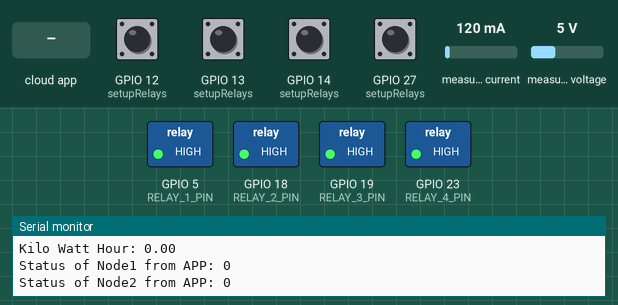
A sketch run on a simulated ESP32. Shown: switched loads named in the sketch (green lamp = pin HIGH), the last lines printed to the serial monitor. The inputs (shaded band) are chosen by the test bench; at power-on: GPIO 12 (setupRelays), GPIO 13 (setupRelays), GPIO 14 (setupRelays), GPIO 27 (setupRelays) HIGH, measured current 120 mA, measured voltage 5 V. WiFi joins after 1.5 s; servers stay silent unless stated; the Firebase database answers and starts empty.

Above: at 2.7 s.
2.8 s: the phone or cloud app sets node1 to 1
7.8 s: the phone or cloud app sets node2 to 1
At 10.5 s:
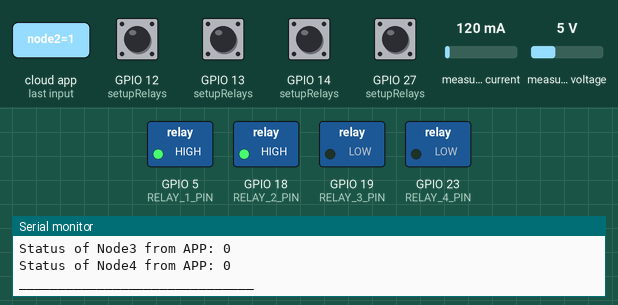
11.2 s: the phone or cloud app sets node3 to 1
At 14.3 s:
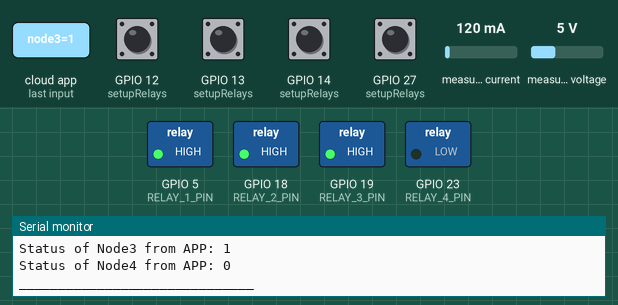
14.6 s: GPIO 12 (setupRelays) pulled LOW for 1.9 s
At 17.1 s:
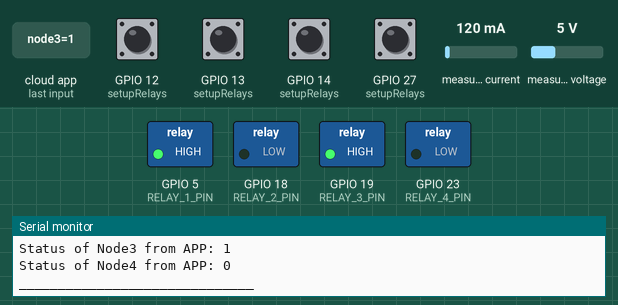
21.4 s: GPIO 13 (setupRelays) pulled LOW for 1.9 s
At 23.8 s:
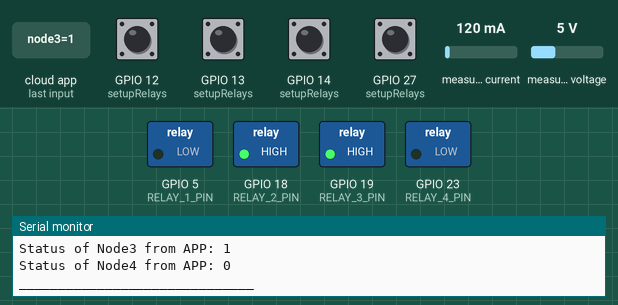
28.2 s: GPIO 14 (setupRelays) pulled LOW for 1.9 s
At 31.6 s:
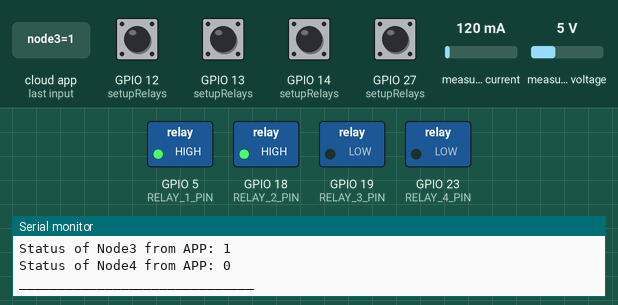
Timing chart, 0 to 35.0 s (numbered marks = the images above; inputs shaded):
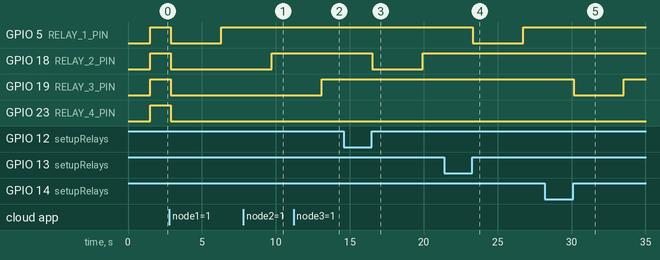

Measured:
- after the input at 7.8 s, GPIO 18 (RELAY_2_PIN): LOW → HIGH after 1.9 s
- after the input at 11.2 s, GPIO 19 (RELAY_3_PIN): LOW → HIGH after 1.9 s
- after the input at 14.6 s, GPIO 18 (RELAY_2_PIN): HIGH → LOW after 1.9 s, → HIGH 3.4 s later
- after the input at 21.4 s, GPIO 5 (RELAY_1_PIN): HIGH → LOW after 1.9 s, → HIGH 3.4 s later
- after the input at 28.2 s, GPIO 19 (RELAY_3_PIN): HIGH → LOW after 1.9 s, → HIGH 3.4 s later

The sketch:

M3Rv5.ino
```cpp
#include <WiFiManager.h>         // Include the WiFiManager library
#include "EmonLib.h"
#include <Firebase_ESP_Client.h>

//Provide the token generation process info.
#include "addons/TokenHelper.h"
//Provide the RTDB payload printing info and other helper functions.
#include "addons/RTDBHelper.h"

EnergyMonitor emon;
float voltage;
float current;
float power;
float kWh = 0;
unsigned long lastmillis = 0;
unsigned long sendDataPrevMillis = 0;

#define RELAY_1_PIN 5 //23
#define RELAY_2_PIN 18 //22
#define RELAY_3_PIN 19 //21
#define RELAY_4_PIN  23 //19

int node1 = 0; // Variable for controlling Relay 1
int node2 = 0; // Variable for controlling Relay 2
int node3 = 0; // Variable for controlling Relay 3
int node4 = 0; // Variable for controlling Relay 4

bool appNode1;
bool appNode2;
bool appNode3;
bool appNode4;

// Insert Firebase project API Key
#define API_KEY "AIzaSyDi8dAWUfuQtmzZf9Q8YZzIJBi3bWBeEmQ"

// Insert RTDB URLefine the RTDB URL */
#define DATABASE_URL "m3r-project-default-rtdb.asia-southeast1.firebasedatabase.app"

//Define Firebase Data object
FirebaseData fbdo;

FirebaseAuth auth;
FirebaseConfig config;

//unsigned long sendDataPrevMillis = 0;
//int count = 0;
bool signupOK = false;

void setupWiFi() {
  WiFiManager wifiManager;
  wifiManager.autoConnect("ESP32-AP"); // "ESP32-AP" is the default AP name
  Serial.println("Connected to Wi-Fi!");
  Serial.print("SSID: ");
  Serial.println(WiFi.SSID());
  Serial.print("Password: ");
  Serial.println(WiFi.psk());
}

void setupRelays() {
  pinMode(RELAY_1_PIN, OUTPUT);
  pinMode(RELAY_2_PIN, OUTPUT);
  pinMode(RELAY_3_PIN, OUTPUT);
  pinMode(RELAY_4_PIN, OUTPUT);

  pinMode(13, INPUT_PULLUP);
  pinMode(12, INPUT_PULLUP);
  pinMode(14, INPUT_PULLUP);
  pinMode(27, INPUT_PULLUP);

  digitalWrite(RELAY_1_PIN, HIGH);
  digitalWrite(RELAY_2_PIN, HIGH);
  digitalWrite(RELAY_3_PIN, HIGH);
  digitalWrite(RELAY_4_PIN, HIGH);
}

void readRelayStatus() {
  node1 = digitalRead(13);
  node2 = digitalRead(12);
  node3 = digitalRead(14);
  node4 = digitalRead(27);
}

void controlRelays() {
  if (node1 == 0 || appNode1 == 0) {
    digitalWrite(RELAY_1_PIN, LOW);
  } else {
    digitalWrite(RELAY_1_PIN, HIGH);
  }

  if (node2 == 0 || appNode2 == 0) {
    digitalWrite(RELAY_2_PIN, LOW);
  } else {
    digitalWrite(RELAY_2_PIN, HIGH);
  }

  if (node3 == 0 || appNode3 == 0) {
    digitalWrite(RELAY_3_PIN, LOW);
  } else {
    digitalWrite(RELAY_3_PIN, HIGH);
  }

  if (node4 == 0 || appNode4 == 0) {
    digitalWrite(RELAY_4_PIN, LOW);
  } else {
    digitalWrite(RELAY_4_PIN, HIGH);
  }
}

void setup() {
  Serial.begin(115200);
  setupWiFi();
  setupRelays();
  emon.voltage(35, 106.8, 1.7); // Voltage: input pin, calibration, phase_shift
  emon.current(34, 0.52); // Current: input pin, calibration.

  // Initialize Firebase
  /* Assign the api key (required) */
  config.api_key = API_KEY;

  /* Assign the RTDB URL (required) */
  config.database_url = DATABASE_URL;

  /* Sign up */
  if (Firebase.signUp(&config, &auth, "", "")){
    Serial.println("ok");
    signupOK = true;
  }
  else{
    Serial.printf("%s\n", config.signer.signupError.message.c_str());
  }

  /* Assign the callback function for the long running token generation task */
  config.token_status_callback = tokenStatusCallback; //see addons/TokenHelper.h

  Firebase.begin(&config, &auth);
  Firebase.reconnectWiFi(true);
}

void loop() {
  readRelayStatus();

  emon.calcVI(20,2000);
  // voltage = emon.Vrms, 2;
  current = emon.Irms, 4;
  power = emon.apparentPower, 4;
  kWh = kWh + power * (millis() - lastmillis) / 3600000000.0; // Accumulate power usage
  // For Test
  voltage = 220.6;
  // current = 4;
  // power = 4.6;
  // kWh = 123; // Accumulate power usage

  // Send data to Firebase
  if (Firebase.ready() && signupOK && (millis() - sendDataPrevMillis > 2000 || sendDataPrevMillis == 0)) {
    if (Firebase.RTDB.setFloat(&fbdo, "M3R/Voltage",voltage)){
       Serial.print("Voltage: ");
       Serial.println(voltage);
    }
    else {
      Serial.println("FAILED");
      Serial.println("REASON: " + fbdo.errorReason());
    }

    if (Firebase.RTDB.setFloat(&fbdo, "M3R/Current", current)){
       Serial.print("Current: ");
       Serial.println(current);
    }
    else {
      Serial.println("FAILED");
      Serial.println("REASON: " + fbdo.errorReason());
    }

    if (Firebase.RTDB.setFloat(&fbdo, "M3R/Power", power)){
       Serial.print("Power: ");
       Serial.println(power);
    }
    else {
      Serial.println("FAILED");
      Serial.println("REASON: " + fbdo.errorReason());
    }

    if (Firebase.RTDB.setFloat(&fbdo, "M3R/KiloWattHour", kWh)){
       Serial.print("Kilo Watt Hour: ");
       Serial.println(kWh);
    }
    else {
      Serial.println("FAILED");
      Serial.println("REASON: " + fbdo.errorReason());
    }

    // Here we are reading the value from firebase.
    if (Firebase.RTDB.getBool(&fbdo, "M3R/node1")) {
      // Reading successful, convert the string value to float
      appNode1 = fbdo.boolData();

      // Print the retrieved voltage value
      Serial.print("Status of Node1 from APP: ");
      Serial.println(appNode1);
    }
    else {
      // Reading failed, print the error reason
      Serial.println("Failed to read Status of Node1 from APP");
      Serial.println("Reason: " + fbdo.errorReason());
    }


    if (Firebase.RTDB.getBool(&fbdo, "M3R/node2")) {
      // Reading successful, convert the string value to float
      appNode2 = fbdo.boolData();

      // Print the retrieved voltage value
      Serial.print("Status of Node2 from APP: ");
      Serial.println(appNode2);
    }
    else {
      // Reading failed, print the error reason
      Serial.println("Failed to read Status of Node2 from APP");
      Serial.println("Reason: " + fbdo.errorReason());
    }

    if (Firebase.RTDB.getBool(&fbdo, "M3R/node3")) {
      // Reading successful, convert the string value to float
      appNode3 = fbdo.boolData();

      // Print the retrieved voltage value
      Serial.print("Status of Node3 from APP: ");
      Serial.println(appNode3);
    }
    else {
      // Reading failed, print the error reason
      Serial.println("Failed to read Status of Node3 from APP");
      Serial.println("Reason: " + fbdo.errorReason());
    }

    if (Firebase.RTDB.getBool(&fbdo, "M3R/node4")) {
      // Reading successful, convert the string value to float
      appNode4 = fbdo.boolData();

      // Print the retrieved voltage value
      Serial.print("Status of Node4 from APP: ");
      Serial.println(appNode4);
    }
    else {
      // Reading failed, print the error reason
      Serial.println("Failed to read Status of Node4 from APP");
      Serial.println("Reason: " + fbdo.errorReason());
    }
  }
  Serial.println("______________________________");
  controlRelays();
  delay(2000);
}
```
